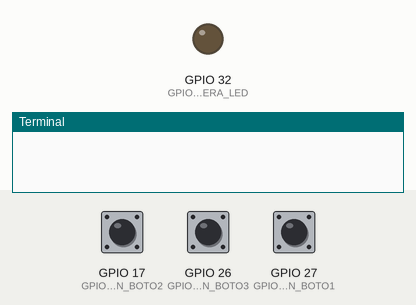
Simulated run of this program. Board: Raspberry Pi (BCM pin numbers). Parts: output pins drawn as LEDs (lit = HIGH), the last lines printed to the terminal. Dashed ring = blinking. Inputs (shaded band) come from the test bench; at power-on: GPIO 17 (GPIO_PIN_BOTO2) HIGH, GPIO 26 (GPIO_PIN_BOTO3) HIGH, GPIO 27 (GPIO_PIN_BOTO1) HIGH. The clock reads 2024-03-15 10:24:30 at power-on unless the program sets it; the camera gives no picture and a still takes 0.5 s.

Above: at 1.2 s.
1.3 s: GPIO 17 (GPIO_PIN_BOTO2) pulled LOW for 0.15 s
At 2.2 s:
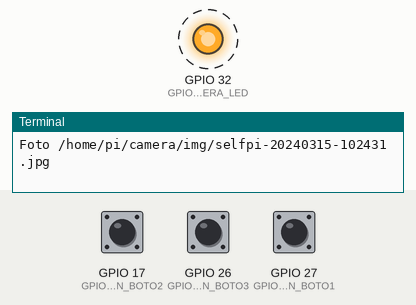
4.4 s: GPIO 26 (GPIO_PIN_BOTO3) pulled LOW for 0.15 s
At 5.4 s:
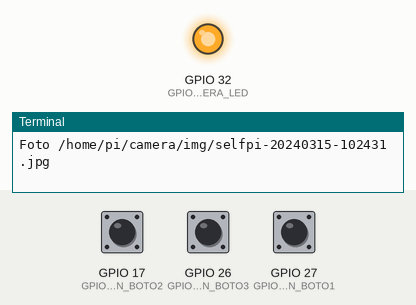
Timing chart, 0 to 7.4 s (numbered marks = the images above; inputs shaded):
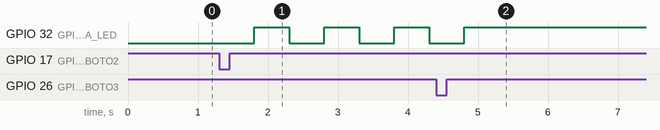

Measured:
- after the input at 1.3 s, GPIO 32 (GPIO_PIN_CAMERA_LED): alternates HIGH for 0.50 s and LOW for 0.50 s, starting after 0.50 s

The program:

botons.py
```python
#!/usr/bin/python
# -*- coding: latin-1

# Gestió dels botons connectats al GPIO
# Raspberry Pi, Camera module and three hardware buttons.
# Button1: Shutdown Rpi. Button2: Selfie photo. Button3: Start/Stop video recording.

# Executar amb sudo python botons.py ja que calen permisos root per accedir a GPIO
# Per executar-se al arrancar, sudo nano /etc/rc.local i afegir abans del exit(0):
# sudo python home/pi/botons.py &

import RPi.GPIO as GPIO
import time
from datetime import datetime, timedelta
import os, subprocess
import picamera

PATH_FOTOS = "/home/pi/camera/img/"  # carpeta on es desaran les imatges, acabat amb /
FOTO_RESOLUTION = (2592, 1944)

PATH_VIDEOS = "/home/pi/camera/img/"  # carpeta on es desaran els vídeos, acabat amb /
VIDEO_RESOLUTION = (1024, 768)
VIDEO_FRAMERATE = 24
	# Camera modes: http://picamera.readthedocs.org/en/release-1.8/fov.html
	# 4:3 => (2592, 1944), (1296, 972), (1024, 768), (800, 600), (640, 480)
	# 16:9 => (1920, 1080), (1296, 730), (1280, 720)
	# (1024, 768) 24fps : 1 minut +/- 50mb. 1 hora +/- 3gb

GPIO_PIN_BOTO1 = 27  # Apagar
GPIO_PIN_BOTO2 = 17  # Selfie
GPIO_PIN_BOTO3 = 26  # Vídeo
GPIO_PIN_CAMERA_LED = 32 # Use 5 for Model A/B and 32 for Model B+

# Microsegons d'espera entre clics per evitar bouncing (rebre un mateix clic vàries vegades!)
# Cal ajustar-ho en funció de la durada de l'acció.
BOUNCE_TIME_FOTO = 7000 # al haver-hi un compte enrera de 5 segons cal més temps que amb el vídeo
BOUNCE_TIME_VIDEO = 3000


def compte_enrera(segons):
	# pampalluguejar led de la càmera
	for n in range(0, segons):
		GPIO.output(GPIO_PIN_CAMERA_LED, False)
		time.sleep(.5)
		GPIO.output(GPIO_PIN_CAMERA_LED, True)
		time.sleep(.5)

def clic_foto(channel):
	global estat, camera

	if estat > 0:
		return # hi ha vídeo en curs
	estat = 1
	dt = datetime.now()
	filename = "selfpi-%04d%02d%02d-%02d%02d%02d.jpg" % (dt.year, dt.month, dt.day, dt.hour, dt.minute, dt.second)
	print "Foto %s%s" % (PATH_FOTOS, filename)
	camera = picamera.PiCamera()
	camera.resolution = FOTO_RESOLUTION
	compte_enrera(4)
	camera.capture(PATH_FOTOS+filename)
	camera.close()
	estat = 0

def clic_video(channel):
	global estat, filename, camera

	if estat == 1:
		return # hi ha foto en curs
	elif estat == 0:
		print "iniciant gravació"
		dt = datetime.now()
		filename = "selfvideo-%04d%02d%02d-%02d%02d%02d.h264" % (dt.year, dt.month, dt.day, dt.hour, dt.minute, dt.second)
		camera = picamera.PiCamera()
		camera.resolution = VIDEO_RESOLUTION
		camera.framerate = VIDEO_FRAMERATE
		#camera.led = False
		camera.start_recording(PATH_VIDEOS+filename)
		#camera.start_recording(PATH_VIDEOS+filename, bitrate=10000000, quality=20) #bitrate 10mbps, quality(h264):10(max high) to 40 (low)
		#camera.start_recording(PATH_VIDEOS+filename, quality=20) #quality(h264):10(max high) to 40 (low)
		estat = 2
	else:
		print "aturant gravació"
		camera.stop_recording()
		camera.close()
		estat = 0
		convertir_mp4(espera=False)

# Dins clic_video no esperar pq provoca bouncing si dura gaire. En canvi al finally deixar que acabi.
def convertir_mp4(espera=False):
	global subproces

	# Convertir a mp4 (sudo apt-get install gpac)
	mp4filename = filename.replace('.h264','.mp4')
	cmd = "MP4Box -fps %d -add %s%s %s%s" % (VIDEO_FRAMERATE, PATH_VIDEOS, filename, PATH_VIDEOS, mp4filename)
	cmd += " && chown pi:pi %s%s" % (PATH_VIDEOS, mp4filename)
	cmd += " && rm %s%s" % (PATH_VIDEOS, filename)
	if espera == False:
		subproces = subprocess.Popen(cmd, shell=True)
	else:
		p = subprocess.call(cmd, shell=True)


# MAIN

try:
	estat = 0  # 0:res  1:foto en curs  2:vídeo en curs
	apagar = False

	GPIO.setwarnings(False)
	GPIO.setmode(GPIO.BCM)

	GPIO.setup(GPIO_PIN_BOTO1, GPIO.IN, pull_up_down=GPIO.PUD_UP)
	GPIO.setup(GPIO_PIN_BOTO2, GPIO.IN, pull_up_down=GPIO.PUD_UP)
	GPIO.setup(GPIO_PIN_BOTO3, GPIO.IN, pull_up_down=GPIO.PUD_UP)
	GPIO.setup(GPIO_PIN_CAMERA_LED, GPIO.OUT, initial=False)

	GPIO.add_event_detect(GPIO_PIN_BOTO2, GPIO.FALLING, callback=clic_foto, bouncetime=BOUNCE_TIME_FOTO)
	GPIO.add_event_detect(GPIO_PIN_BOTO3, GPIO.FALLING, callback=clic_video, bouncetime=BOUNCE_TIME_VIDEO)

	GPIO.wait_for_edge(GPIO_PIN_BOTO1, GPIO.FALLING)
	apagar = True

except KeyboardInterrupt:
	print ""

finally:
	GPIO.cleanup()
	if estat == 2:
		camera.stop_recording()
		camera.close()
		convertir_mp4(espera=True)
	elif 'camera' in globals():
		camera.close()

	# Si hi ha algun subprocess.Popen() esperar que acabi
	if 'subproces' in globals():
		subproces.wait()

	if apagar:
		os.system("sudo shutdown -h now")
```
